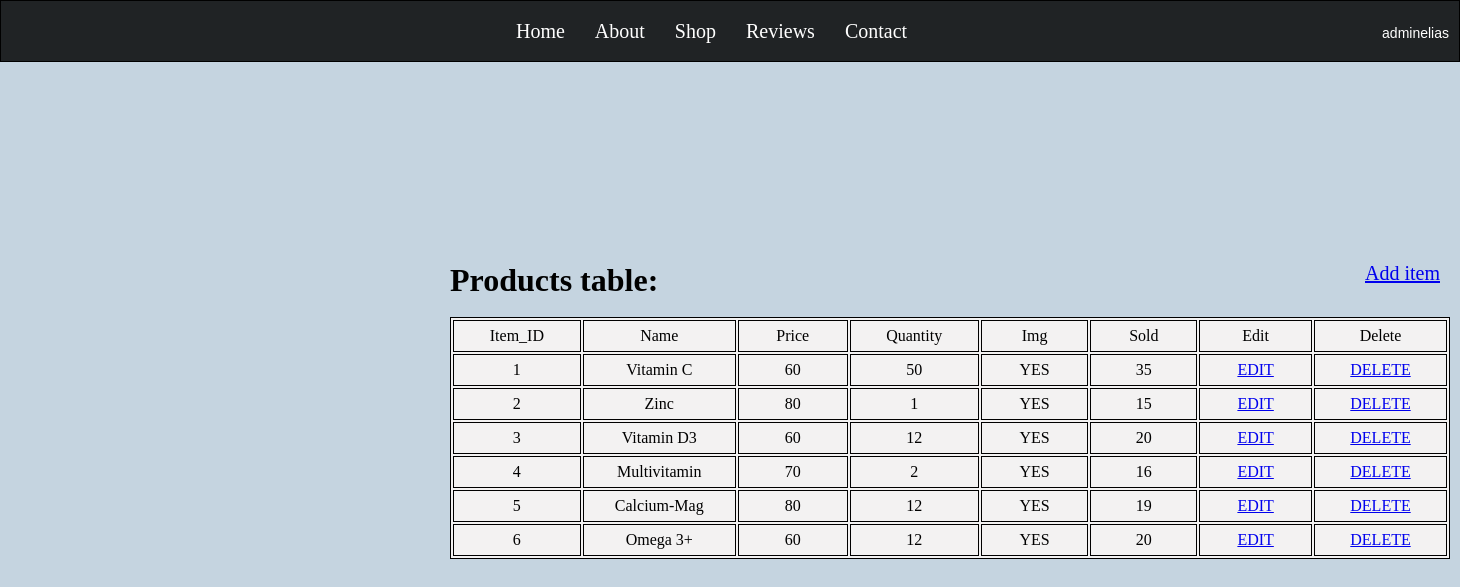
Screenshot of /project/admin_edit.php (signed in) with the database file from the repository.
### tables this page shows
CREATE TABLE IF NOT EXISTS `products` (
  `item_id` varchar(20) NOT NULL,
  `name` varchar(20) NOT NULL,
  `price` float NOT NULL,
  `quantity` int NOT NULL,
  `image` varchar(255) NOT NULL,
  `sold` int NOT NULL DEFAULT '0',
  PRIMARY KEY (`item_id`)
);

### project/admin_edit.php (the view, shortened to what this page needs)
<?php
    $connect = mysqli_connect('localhost', 'root', '', 'php_proj') or die("Connection Failed:".mysqli_connect_error());
    $sql = "SELECT * FROM products";
    $result = mysqli_query($connect,$sql);
?>
<!DOCTYPE html>
<html lang="en">
<head>
    <link rel="stylesheet" type="text/css" href="style.css?<?php echo time(); ?>" />
</head>
<body style="background-color:  rgb(197, 212, 224);">
    <header class="header">
<ul>
    <li><a href="index.php">Home</a></li>
    <li><a href="about.php">About</a></li>
    <li><a href="shop.php">Shop</a></li>
    <li><a href="reviews.php">Reviews</a></li>
    <li><a href="contact_us.php">Contact</a></li>
</ul>
<div class="heddiv">
 <?php
   if(!isset($_SESSION['username'])){
        echo "<a href='login.php' style='text-decoration:none; color:white; margin-right:10px;'>Log In</a>";
    }
    else{
        echo  "<button class='userp' onclick='myfunc()'>".$_SESSION['username']."</button>";
    }
?>
</div>
    </header>
    <div class="edit_wrapper">
        <a href="add_item.php" class="add_item">Add item</a>
        <h1>Products table:</h1><br>
        <table class="edit_table">
            <tr>
                <td>Item_ID</td>
                <td>Name</td>
                <td>Price</td>
                <td>Quantity</td>
                <td>Img</td>
                <td>Sold</td>
                <td>Edit</td>
                <td>Delete</td>
            </tr>
            <tr>
                <?php
                while($row = mysqli_fetch_assoc($result)){ ?>
                <td><?php echo $row['item_id']; ?></td>
                <td><?php echo $row['name']; ?></td>
                <td><?php echo $row['price']; ?></td>
                <td><?php echo $row['quantity']; ?></td>
                <td><?php if(isset($row['image'])){
                    echo 'YES';}
                    else{
                        echo 'NO!';
                    } ?></td>
                <td><?php echo $row['sold']; ?></td>
                <td><a href="edit.php?item_id=<?php echo $row['item_id'] ?>">EDIT</a></td>
                <td><a href="delete_item.php?item_id=<?php echo $row['item_id'] ?>">DELETE</a></td>
            </tr>
            <?php } ?>
        </table>
    </div>
</body>
</html>

### project/style.css (style rules this page uses)
* { margin:0; padding:0; }
.header { border: 1px solid black; height:60px; background-color: #000000d5; display: flex; align-items: center; justify-content:space-between; flex-direction: row; font-size: 20px; }
.header ul { display: flex; text-decoration: none; gap: 30px; }
.header ul li { display: flex; text-decoration: none; }
.header ul li a { color: white; text-decoration: none; }
.userp { color: white; margin-right: 10px; background-color: transparent; border: none; font-size: 14px; cursor: pointer; }
.edit_wrapper { margin:200px 0 0 450px; width: fit-content; }
.edit_table { border: 1px solid black; text-align: center; width: 1000px; height: 40px; background-color: rgb(243, 242, 242); }
.edit_table td { border: 1px solid black; height: 30px; width:500px; }
.add_item { font-size: 20px; float:right; margin-right: 10px; }

### rows the page displays
products: item_id "1", name "Vitamin C", price "60", quantity "50", image "YES", sold "35"
products: item_id "2", name "Zinc", price "80", quantity "1", image "YES", sold "15"
products: item_id "3", name "Vitamin D3", price "60", quantity "12", image "YES", sold "20"
products: item_id "4", name "Multivitamin", price "70", quantity "2", image "YES", sold "16"
products: item_id "5", name "Calcium-Mag", price "80", quantity "12", image "YES", sold "19"
products: item_id "6", name "Omega 3+", price "60", quantity "12", image "YES", sold "20"

### other values shown
$_SESSION['username'] "adminelias"
